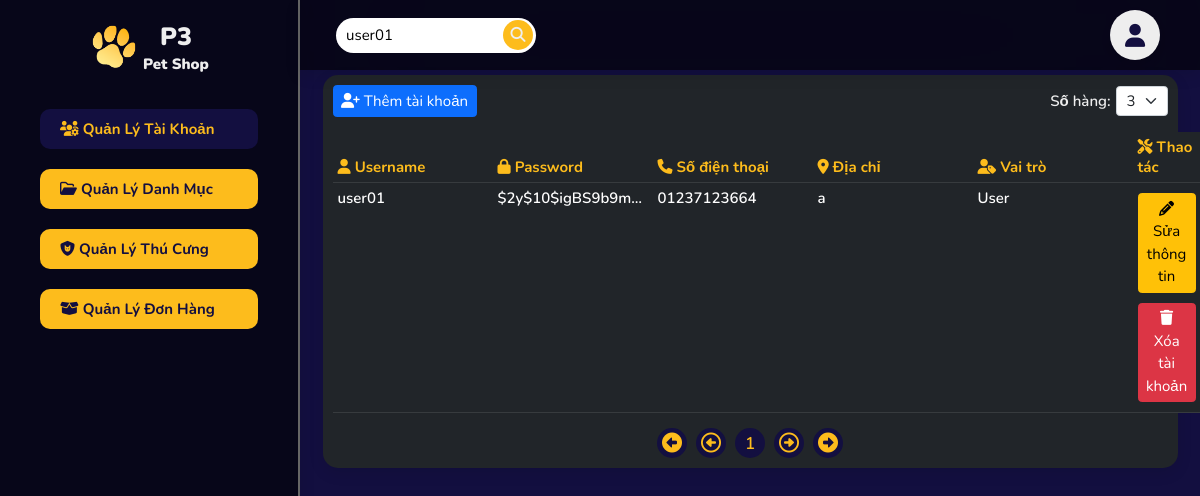
Page /admin_serch_account.php?key=user01 (signed in) on the committed database.
### tables this page shows
CREATE TABLE IF NOT EXISTS `users` (
  `id` int NOT NULL AUTO_INCREMENT,
  `username` varchar(25) NOT NULL,
  `password` varchar(150) NOT NULL,
  `phone` varchar(11) NOT NULL,
  `address` varchar(500) NOT NULL DEFAULT 'Không',
  `role` tinyint(1) DEFAULT '0',
  PRIMARY KEY (`id`),
  UNIQUE KEY `username` (`username`)
);

### app/models/UserModel.php (called while the page is built, shortened)
<?php
class UserModel extends Model
{
  public function getUsersByKeywordAndPage($key, $page, $perPage)
  {
    $start = ($page - 1) * $perPage;
    $sql = parent::$connection->prepare('SELECT * FROM `users` WHERE `username` LIKE ? OR `phone` LIKE ? OR `address` LIKE ? LIMIT ?, ?');
    $key = "%{$key}%";
    $sql->bind_param('sssii', $key, $key, $key, $start, $perPage);
    return parent::select($sql);
  }
  public function getTotalUsersWithKey($key)
  {
    $sql = parent::$connection->prepare('SELECT COUNT(id) AS `total_users` FROM `users` WHERE `username` LIKE ? OR `phone` LIKE ? OR `address` LIKE ? ');
    $key = "%{$key}%";
    $sql->bind_param('sss', $key, $key, $key);
    return parent::select($sql)[0]['total_users'];
  }
}

### app/models/Model.php (called while the page is built, shortened)
<?php
class Model
{
  public static $connection = NULL;
  public function __construct()
  {
    if (!self::$connection) {
      !self::$connection = new mysqli(DB_HOST, DB_USER, DB_PASS, DB_NAME);
    }
    return self::$connection;
  }
  public function select($sql)
  {
    $sql->execute();
    $items = $sql->get_result()->fetch_all(MYSQLI_ASSOC);
    return $items;
  }
}

### admin_serch_account.php (the view, shortened to what this page needs)
<?php
$userModel = new UserModel();
if (!empty($_GET['key'])) {
  $key = $_GET['key'];
  $page = 1;
  if (isset($_SESSION['perPage'])) {
    $perPage = $_SESSION['perPage'];
  } else {
    $perPage = 3;
  }
  $totalPage = ceil($userModel->getTotalUsersWithKey($key) / $perPage);
  $userList = $userModel->getUsersByKeywordAndPage($key, $page, $perPage);
} else {
  header('location:admin_manage_account.php');
}
?>
<!DOCTYPE html>
<html lang="en">
<head>
  <link rel="stylesheet" href="./public/fonts/font-awesome/css/all.min.css">
  <link rel="stylesheet" href="./public/vendor/bootstrap/css/bootstrap.min.css">
  <link rel="stylesheet" href="./public/css/style.css">
  <link rel="stylesheet" href="./public/css/style-admin.css">
</head>
<body>
  <section class="admin-sidebar">
    <a class="logo" href="."><img class="logo-img" src="./public/img/logo/P3.png" alt="P3 Logo"><span class="logo-text">P3<p class="logo-mini-text">Pet Shop</p></span></a>
    <ul class="admin-side-bar-list">
      <li class="admin-side-bar-item"><a class="admin-side-bar-link active" href="admin_manage_account.php"><i class="fa-solid fa-users-gear"></i> Quản lý tài khoản</a></li>
      <li class="admin-side-bar-item"><a class="admin-side-bar-link" href="admin_manage_category.php"><i class="fa-regular fa-folder-open"></i> Quản lý danh mục</a></li>
      <li class="admin-side-bar-item"><a class="admin-side-bar-link" href="admin_manage_pet.php"><i class="fa-solid fa-shield-cat"></i> Quản lý thú cưng</a></li>
      <li class="admin-side-bar-item"><a class="admin-side-bar-link" href="admin_manage_order.php"><i class="fa-solid fa-box-open"></i> Quản lý đơn hàng</a></li>
    </ul>
  </section>
  <section class="admin-content">
    <header class="header">
      <nav class="nav-bar">
        <ul class="nav-list">
          <li class="nav-item">
            <form class="serch-box" action="admin_serch_account.php?key=<?php if (isset($key)) {
                                                                          echo $key;
                                                                        } ?>">
              <input class="serch-box-input" type="text" name="key" placeholder="Tìm kiếm" value="<?php if (isset($key)) {
                                                                                                    echo $key;
                                                                                                  } ?>">
              <button class="serh-box-button button-serch" type="submit"><i class="fa fa-search"></i></button>
              <button class="serh-box-button button-reset" type="reset"><i class="fa-solid fa-xmark"></i></button>
            </form>
          </li>
        </ul>
      </nav>
      <div class="icon-bar">
        <ul class="icon-list">
          <li class="icon-item"><a class="icon-link" href="account.php"><i class="fa-solid fa-user"></i></a>
          </li>
        </ul>
      </div>
    </header>
    <main>
      <div class="table-wrap">
        <div class="table-bar mb-4">
          <a class="btn btn-primary" href="admin_add_account.php"><i class="fa-solid fa-user-plus"></i> Thêm tài khoản</a>
          <section class="d-flex align-items-center">
            <span class="d-inline">Số hàng: </span>
            <form method="post" action="admin_serch_account.php?key=<?php if (isset($key)) {
                                                                      echo $key;
                                                                    } ?>" class="form-per-page d-inline-block ms-2">
              <select class="form-select" id="select-per-page" name="perPage">
                <option value="3" <?php if ($perPage == 3) {
                                    echo 'selected';
                                  } ?>>3</option>
              </select>
            </form>
          </section>
        </div>
        <table class="table table-hover table-dark">
          <thead>
            <tr>
              <th><i class="fa-solid fa-user"></i> Username</th>
              <th><i class="fa-solid fa-lock"></i> Password</th>
              <th><i class="fa-solid fa-phone"></i> Số điện thoại</th>
              <th><i class="fa-solid fa-location-dot"></i> Địa chỉ</th>
              <th><i class="fa-solid fa-user-tag"></i> Vai trò</th>
              <th><i class="fa-solid fa-screwdriver-wrench"></i> Thao tác</th>
            </tr>
          </thead>
          <tbody>
            <?php
            foreach ($userList as $user) {
              if ($user['role'] != 2) {
            ?>
                <tr>
                  <td><span class="table-content"><?php echo $user['username']; ?></span></td>
                  <td><span class="table-content"><?php echo $user['password']; ?></span></td>
                  <td><span class="table-content"><?php echo $user['phone']; ?></span></td>
                  <td><span class="table-content"><?php echo $user['address']; ?></span></td>
                  <td><span class="table-content"><?php if ($user['role'] == 1) {
                                                    echo 'Admin';
                                                  } else {
                                                    echo 'User';
                                                  }; ?></span></td>
                  <td>
                    <a class="btn btn-warning mb-2 mt-2" href="admin_edit_account.php?username=<?php echo $user['username']; ?>&id=<?php echo $user['id']; ?>"><i class="fa-solid fa-pencil"></i> Sửa thông tin</a>
                    <form action="admin_delete_account.php" method="post" onsubmit="return confirm('Bạn có muốn xóa tài khoản có ID là <?php echo $user['id'] ?> ?')">
                      <button class="btn btn btn-danger mb-2 mt-2" type="submit"><i class="fa-solid fa-trash"></i> Xóa tài khoản</button>
                    </form>
                  </td>
                </tr>
            <?php
              }
            }
            ?>
          </tbody>
        </table>
        <nav aria-label="Page navigation" class="mt-4">
          <ul class="pagination justify-content-center">
            <?php if ($page == 1) {
            ?>
              <li class="page-item disabled">
                <a class="page-link"><i class="fa-solid fa-circle-left"></i></a>
              </li>
              <li class="page-item disabled">
                <a class="page-link"><i class="fa-regular fa-circle-left"></i></a>
              </li>
            <?php
            }
            ?>
            <?php
            for ($pageItem = 1; $pageItem <= $totalPage; $pageItem++) {
              if ($pageItem == $page) {
            ?>
                <li class="page-item active"><a class="page-link" href="admin_serch_account.php?key=<?php if (isset($key)) {
                                                                                                      echo $key;
                                                                                                    } ?>&page=<?php echo $pageItem; ?>"><?php echo $pageItem; ?></a></li>
            <?php
              }
            }
            ?>
            <?php if ($page == $totalPage) {
            ?>
              <li class="page-item disabled">
                <a class="page-link"><i class="fa-regular fa-circle-right"></i></a>
              </li>
              <li class="page-item disabled">
                <a class="page-link"><i class="fa-solid fa-circle-right"></i></a>
              </li>
            <?php
            }
            ?>
          </ul>
        </nav>
      </div>
    </main>
  </section>
</body>
</html>

### public/css/style.css (style rules this page uses)
:root { --pet-color: #fdbc1c; --black-color: #130f40; --white-color: #fff; --red-color: #dd3333; --green-color: #2eb62c; --light-color: #eee; --bg-color: #666; --border: 0.2rem solid var(--black-color); --box-shadow: 0 0.5rem 1.5rem rgba(0, 0, 0, 0.1); --box-shadow-2: rgba(0, 0, 0, 0.15) 0px 5px 15px 0px; --text-shadow-white: -1px -1px 0px rgba(155, 155, 155, 0.9), 2px 2px 0px rgba(155, 155, 155, 0.9), 4px 4px 0px rgba(155, 155, 155, 0.9); --text-shadow-black: -1px -1px 0px rgba(50, 50, 50, 0.9), 2px 2px 0px rgba(50, 50, 50, 0.9), 4px 4px 0px rgba(50, 50, 50, 0.9); --text-border-white: 2px 0 #fff, -2px 0 #fff, 0 2px #fff, 0 -2px #fff, 1px 1px #fff, -1px -1px #fff, 1px -1px #fff, -1px 1px #fff; --text-border-black: 2px 0 #000, -2px 0 #000, 0 2px #000, 0 -2px #000, 1px 1px #000, -1px -1px #000, 1px -1px #000, -1px 1px #000; }
* { margin: 0; padding: 0; box-sizing: border-box; outline: none; border: none; text-decoration: none; transition: 0.2s linear; }
html { font-size: 62.5%; scroll-behavior: smooth; scroll-padding-top: 4rem; }
body { font-family: "Nunito", sans-serif; font-size: 1.5rem; font-weight: 600; line-height: normal; color: var(--black-color); min-height: 1000px; }
a { color: var(--black-color); text-decoration: none; line-height: normal; }
p { margin: 0; color: inherit; }
dl, ol, ul { margin: 0; }
ul { list-style-type: none; padding: 0; }
li { display: inline-block; }
i { line-height: 0; }
main { margin-top: 7.5rem; padding-bottom: 50px; }
.btn { font-size: 1.5rem; }
.table-wrap { display: block; min-width: 80%; max-width: 95%; background-color: #212529; box-shadow: var(--box-shadow); padding: 1rem; margin: 0 auto; border-radius: 1.5rem; }
thead { color: var(--pet-color); }
.table-content { display: inline-block; width: 15rem; text-overflow: ellipsis; overflow: hidden; }
.table-bar { display: flex; justify-content: space-between; align-items: center; }
.form-select { font-size: 1.5rem; padding: 0.3rem 1rem; padding-right: 3rem; }
.header { display: flex; justify-content: space-between; align-items: center; padding: 1rem 3%; background-color: rgba(255, 255, 255, 0.7); backdrop-filter: blur(100px); box-shadow: var(--box-shadow); position: fixed; top: 0; left: 0; right: 0; z-index: 5; }
.logo { display: flex; align-items: center; justify-content: center; }
.logo-img { width: 5rem; }
.logo-text { font-weight: 900; font-size: 2.5rem; color: var(--black-color); padding-left: 0.4rem; text-align: center; }
.logo-mini-text { font-size: 1.5rem; }
.nav-list { display: flex; flex-wrap: wrap; justify-content: center; }
.nav-item { position: relative; }
.active { color: var(--pet-color); }
.serch-box-input { width: 20rem; height: 3.5rem; padding: 1rem; border-radius: 9rem; position: relative; transition: ease 0.3s; transition-delay: 0.3s; }
.button-serch { position: absolute; right: 0.3rem; top: 50%; background-color: var(--pet-color); width: 3rem; height: 3rem; border-radius: 10rem; color: var(--light-color); transform: translateY(-50%); transition: all 0.3s ease-in-out; }
.button-reset { position: absolute; right: 0.3rem; top: 50%; z-index: -1; width: 3rem; height: 3rem; background-color: var(--pet-color); border-radius: 10rem; color: var(--light-color); transform: translateY(-50%); transition: all 0.3s ease-in-out; }
.icon-list { display: flex; }
.icon-item { position: relative; }
.icon-link { display: flex; justify-content: center; align-items: center; font-size: 2.3rem; margin: 0 0.4rem; width: 5rem; height: 5rem; border-radius: 50%; background-color: var(--light-color); box-shadow: var(--box-shadow); }
.page-item { margin: 0 0.5rem; }
.page-link { display: inline-block; font-size: 1.7rem; width: 3rem; height: 3rem; display: flex; align-items: center; text-align: center; justify-content: center; border-radius: 10rem; color: var(--black-color); background-color: var(--pet-color); border: 0; }
.page-link i { font-size: 2rem; }
.page-item:first-child .page-link { border-top-left-radius: 10rem; border-bottom-left-radius: 10rem; }
.page-item:last-child .page-link { border-top-right-radius: 10rem; border-bottom-right-radius: 10rem; }
.active > .page-link, .page-link.active { background-color: var(--black-color); color: var(--pet-color); }
.disabled > .page-link, .page-link.disabled { background-color: var(--black-color); color: var(--pet-color); }

### rows in the picture
users: username "user01", password "$2y$10$igBS9b9m…", phone "01237123664", address "a", role "User"
